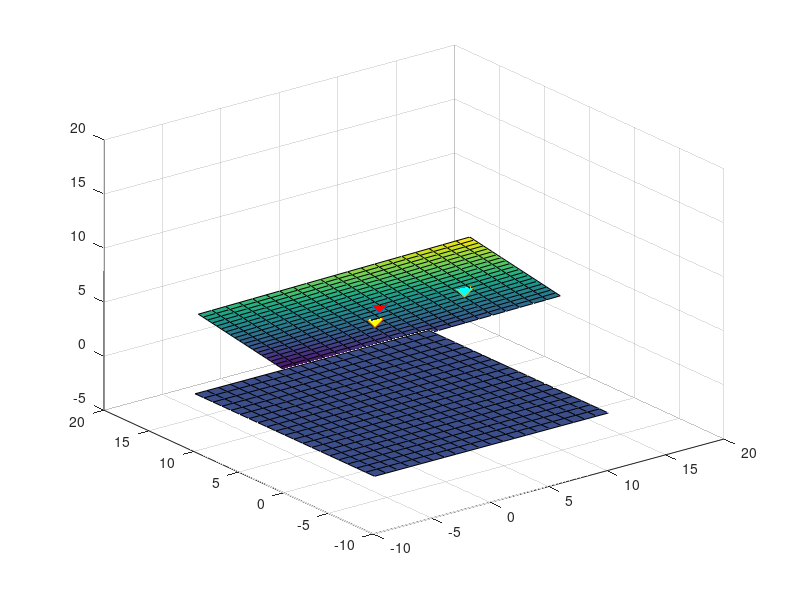

MATLAB code to generate this figure: (Note: this script raises an error after producing the figure.)
close all
res = 10;

% define 1st plane
x1 = 0.5;
y1 = 0.5;
z1 = 0;
v1 = [0,0,1];
% plot it
w = null(v1); % Find two orthonormal vectors which are orthogonal to v
[P,Q] = meshgrid(-res:res); % Provide a gridwork (you choose the size)
X = x1+w(1,1)*P+w(1,2)*Q; % Compute the corresponding cartesian coordinates
Y = y1+w(2,1)*P+w(2,2)*Q; %   using the two vectors in w
Z = z1+w(3,1)*P+w(3,2)*Q;
surf(X,Y,Z)

hold on

%define second plane
P1 = rand(1,3)*res;
P2 = rand(1,3)*res;
P3 = rand(1,3)*res;
v2 = cross(P1-P2, P1-P3);

%plot it
w = null(v2); % Find two orthonormal vectors which are orthogonal to v
[P,Q] = meshgrid(-res:res); % Provide a gridwork (you choose the size)
X = P1(1)+w(1,1)*P+w(1,2)*Q; % Compute the corresponding cartesian coordinates
Y = P1(2)+w(2,1)*P+w(2,2)*Q; %   using the two vectors in w
Z = P1(3)+w(3,1)*P+w(3,2)*Q;
surf(X,Y,Z)
plot3(P1(1), P1(2), P1(3), 'd', 'MarkerFaceColor', 'r', 'MarkerSize', 12)
plot3(P2(1), P2(2), P2(3), 'd', 'MarkerFaceColor', 'y', 'MarkerSize', 12)
plot3(P3(1), P3(2), P3(3), 'd', 'MarkerFaceColor', 'c', 'MarkerSize', 12)

% get rotation axis
[intersectPoint,intersectVect,check]=plane_intersect(v1,[x1,y1,z1],v2,P1);
% get angle to rotate
angle = atan2(norm(cross(v1,v2)),dot(v1,v2));
angle = angle*180/pi;
% get rotation matrix
[newPoints, rotMat, t] = AxelRot([P1', P2', P3'], -angle, intersectVect, intersectPoint);

% get rotated points
plot3(newPoints(1,1), newPoints(2,1), newPoints(3,1), 'h', 'MarkerFaceColor', 'r', 'MarkerSize', 12)
plot3(newPoints(1,2), newPoints(2,2), newPoints(3,2), 'h', 'MarkerFaceColor', 'y', 'MarkerSize', 12)
plot3(newPoints(1,3), newPoints(2,3), newPoints(3,3), 'h', 'MarkerFaceColor', 'c', 'MarkerSize', 12)


%inverse rotation
[invPoints, rotMat, t] = AxelRot(newPoints, angle, intersectVect, intersectPoint);
plot3(invPoints(1,1), invPoints(2,1), invPoints(3,1), 'or', 'MarkerSize', 12)
plot3(invPoints(1,2), invPoints(2,2), invPoints(3,2), 'oy', 'MarkerSize', 12)
plot3(invPoints(1,3), invPoints(2,3), invPoints(3,3), 'oc', 'MarkerSize', 12)
